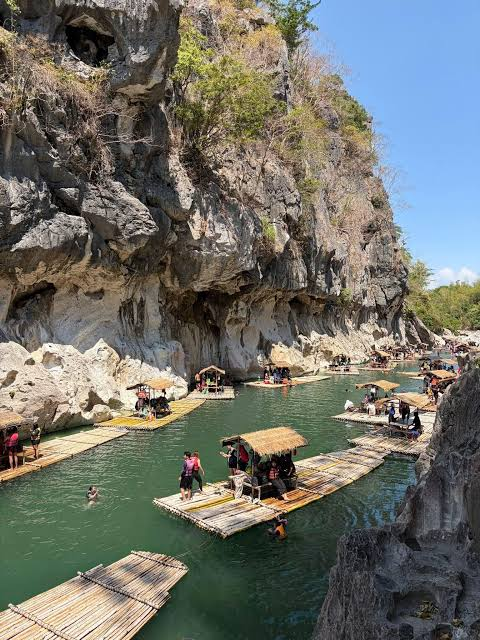
#> input picture Project/src/assets/images/ce447c0e3b1306e2ff9defbc9ab1a2cd7aa79495.png, 480 x 640 px, found by its file name
$ python check_ce44.py
#> lines starting #> are read from the running program, lines starting #| are printed output that depends on the picture; long printed decimals are rounded
from PIL import Image

im = Image.open("Project/src/assets/images/ce447c0e3b1306e2ff9defbc9ab1a2cd7aa79495.png")
#> im is the input picture: PIL image 480x640 RGB; mean R, G, B 111.3, 112.6, 105.3
print("ce44 size:", im.size)
#| ce44 size: (480, 640)
# Let's save a crop of ce44 to scratch to compare
im.save("scratch/ce44.jpg")

# Also let's check user_hiker_crop
user_crop = Image.open("scratch/user_hiker_crop.jpg")
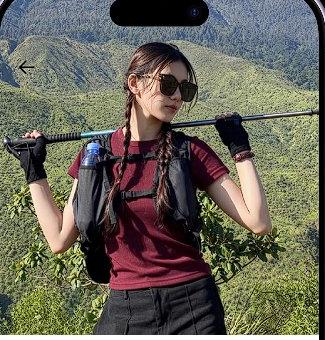
#> input picture scratch/user_hiker_crop.jpg, 325 x 340 px, found by its file name
#> user_crop is the input picture: PIL image 325x340 RGB; mean R, G, B 103.8, 100.5, 88.2
print("user crop size:", user_crop.size)
#| user crop size: (325, 340)

# Let's check similarity
im_res = im.resize(user_crop.size)
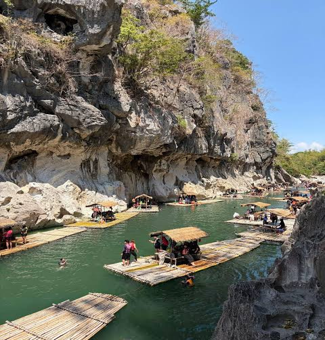
#> im_res: PIL image 325x340 RGB; mean R, G, B 111.2, 112.6, 105.3
import numpy as np
diff = np.mean(np.abs(np.array(im_res.convert('RGB'), dtype=float) - np.array(user_crop, dtype=float)))
#> diff = 65.04
print("Direct pixel diff with ce44:", diff)
#| Direct pixel diff with ce44: 65.043
